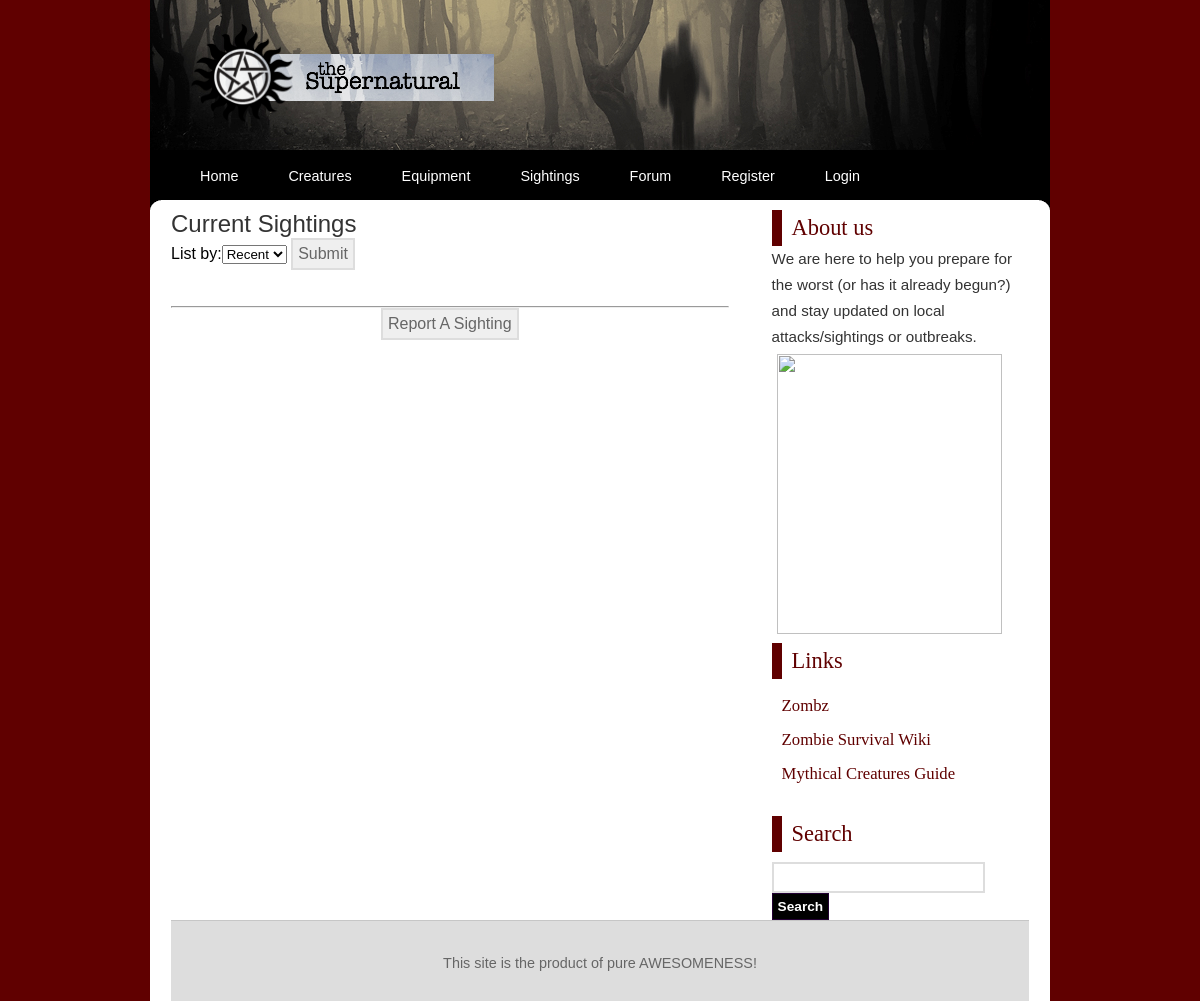
Page /list.php on the earlier database version.
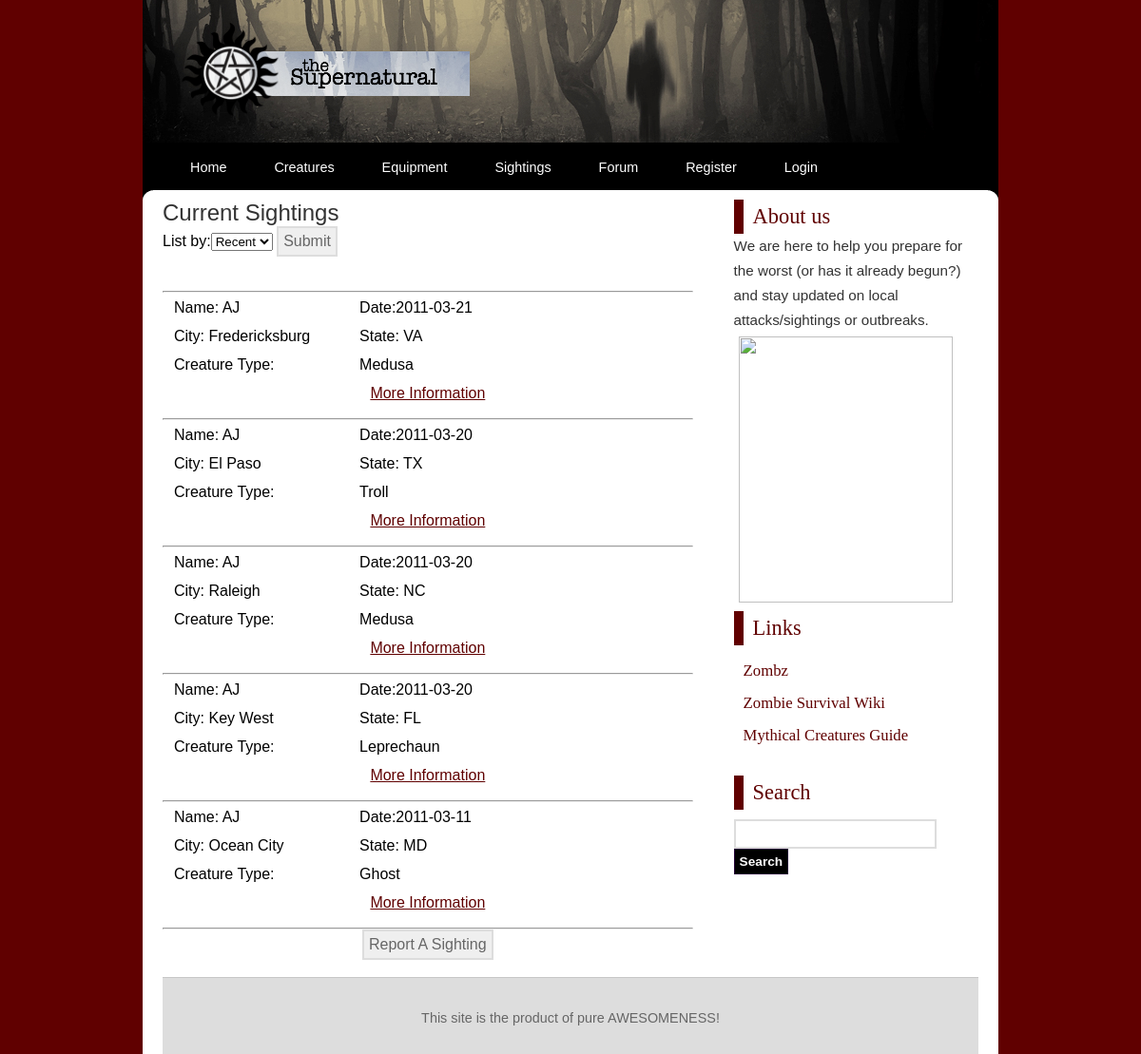
Same page on the later database version.
### tables this page shows
CREATE TABLE IF NOT EXISTS `sightings` (
  `id` int(11) NOT NULL AUTO_INCREMENT,
  `name` varchar(50) NOT NULL default 'John Doe',
  `date` date NOT NULL,
  `city` varchar(50) NOT NULL default 'Not Listed',
  `state` varchar(2) NOT NULL,
  `experience` longtext NOT NULL,
  `action` longtext NOT NULL,
  PRIMARY KEY (`id`),
  INDEX (`name`, `date`, `city`, `state`)
);

CREATE TABLE IF NOT EXISTS `creatureBio` (
  `id` int(11) NOT NULL AUTO_INCREMENT,
  `name` varchar(12) NOT NULL,
  `food` varchar(50) NOT NULL,
  `locale` varchar(50) NOT NULL,
  `weakness` longtext NOT NULL,
  `powers` longtext NOT NULL,
  PRIMARY KEY (`id`)
);

### list.php (the view, shortened to what this page needs)
<!DOCTYPE html PUBLIC "-//W3C//DTD XHTML 1.0 Strict//EN" "http://www.w3.org/TR/xhtml1/DTD/xhtml1-strict.dtd">
<html xmlns="http://www.w3.org/1999/xhtml">
<head>
<link rel="stylesheet" href="styles.css" type="text/css" />
</head>
<body>
<?php
   include('header.php');
?>
<div id="wrap">
	<div class="pagewrapper">
		<div class="innerpagewrapper">
			<div class="page">
				<div class="content">
					<h3>Current Sightings</h3>
<form method="post" action="list.php">
List by:<select name="listBy">
			<option value="Recent">Recent</option>
		</select>
<input type="submit" value="Submit" />
</form>
<br/>
<?php
include ('db_connect.php');
$listBy= $_POST['listBy'];
if($listBy=='City'){
$query = "SELECT * FROM sightings ORDER BY city ASC";
}
else if($listBy=='State'){
$query = "SELECT * FROM sightings ORDER BY state ASC";
}
else{
$query = "SELECT * FROM sightings ORDER BY date DESC";
}
$result = mysqli_query($db, $query)or die("Error Querying Database");
echo"<br/><hr/>";
   while($row = mysqli_fetch_array($result))
    {
	$sid=$row['id'];
	$query="SELECT * FROM creatureToSight WHERE sightingId='$sid'";
	$result1= mysqli_query($db, $query)or die("Error Querying Database");
	$row2= mysqli_fetch_array($result1);
	$cid=$row2['creatureId'];
	$query2="SELECT * FROM creatureBio WHERE id='$cid'";
	$result2= mysqli_query($db, $query2)or die("Error Querying Database");
	$row3= mysqli_fetch_array($result2);
	echo"<table>";
    echo "<tr><td width=\"35%\">Name: " . $row['name'] . "</td><td width=\"65%\">Date:" . $row['date'] . "</td></tr>";
	echo "<tr><td>City: " . $row['city'] . "</td><td>State: " . $row['state'] . "</td></tr>";
	echo "<tr><td>Creature Type: </td><td>" . $row3['name'] . "</td></tr>";
	echo "<tr><td colspan=2><center><a href=sightingViewer.php?id=" . $row['id'] . ">More Information</a></center></td></tr>";
	echo "</table>";
	echo"<hr/>";
    }
?>
						<center>
						<form method="post" action="report.php">
					    <input type="submit" value="Report A Sighting" />
					    </form>
						</center>
						<br/>
				</div>
			</div>
		</div>
	</div>
</div>
</body>
</html>

Differences in the rows shown:
added sightings: name "AJ", date "2011-03-21", city "Fredericksburg", state "VA", creaturebio.name "Medusa"
added sightings: name "AJ", date "2011-03-20", city "El Paso", state "TX", creaturebio.name "Troll"
added sightings: name "AJ", date "2011-03-20", city "Raleigh", state "NC", creaturebio.name "Medusa"
added sightings: name "AJ", date "2011-03-20", city "Key West", state "FL", creaturebio.name "Leprechaun"
added sightings: name "AJ", date "2011-03-11", city "Ocean City", state "MD", creaturebio.name "Ghost"
